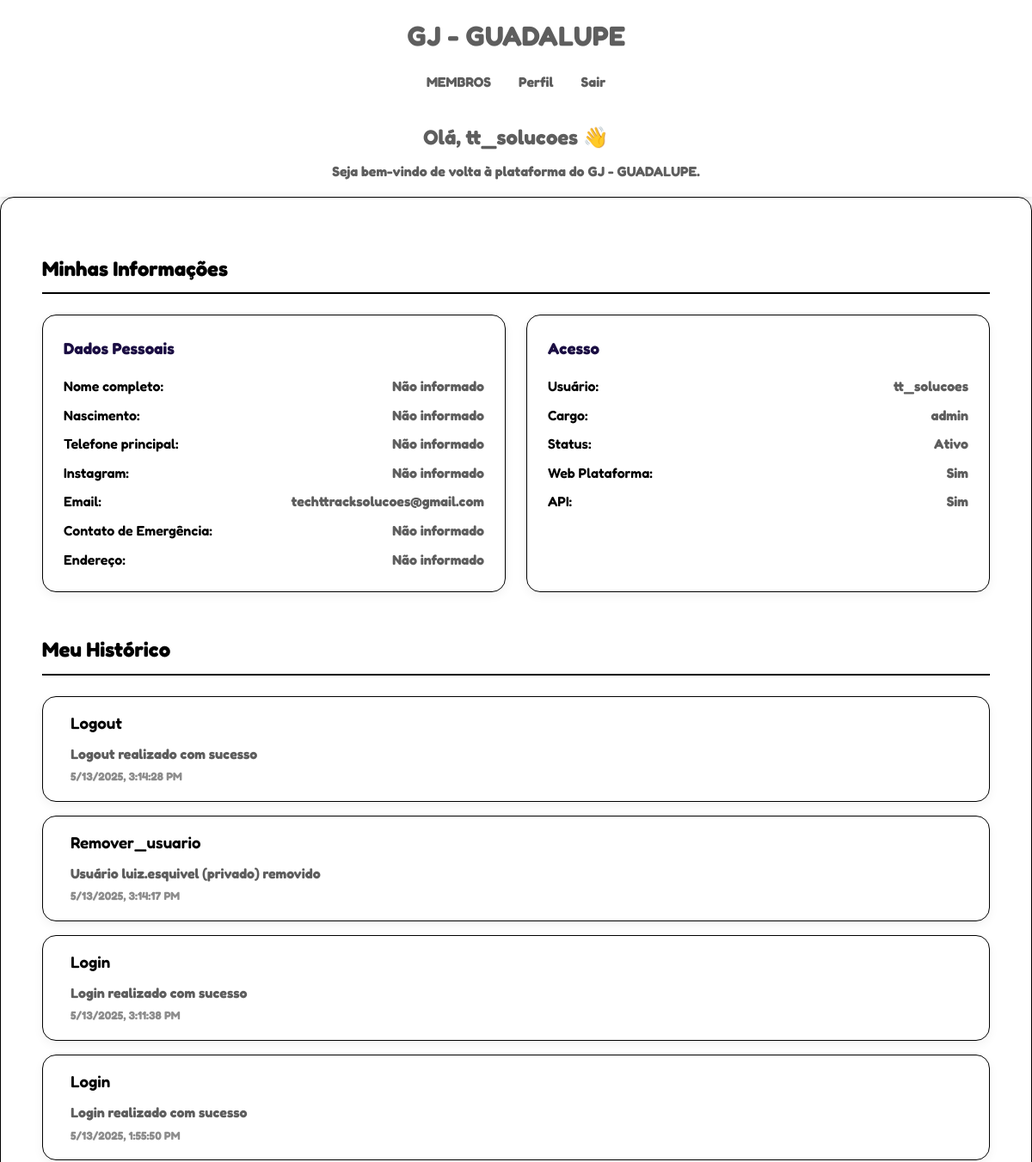
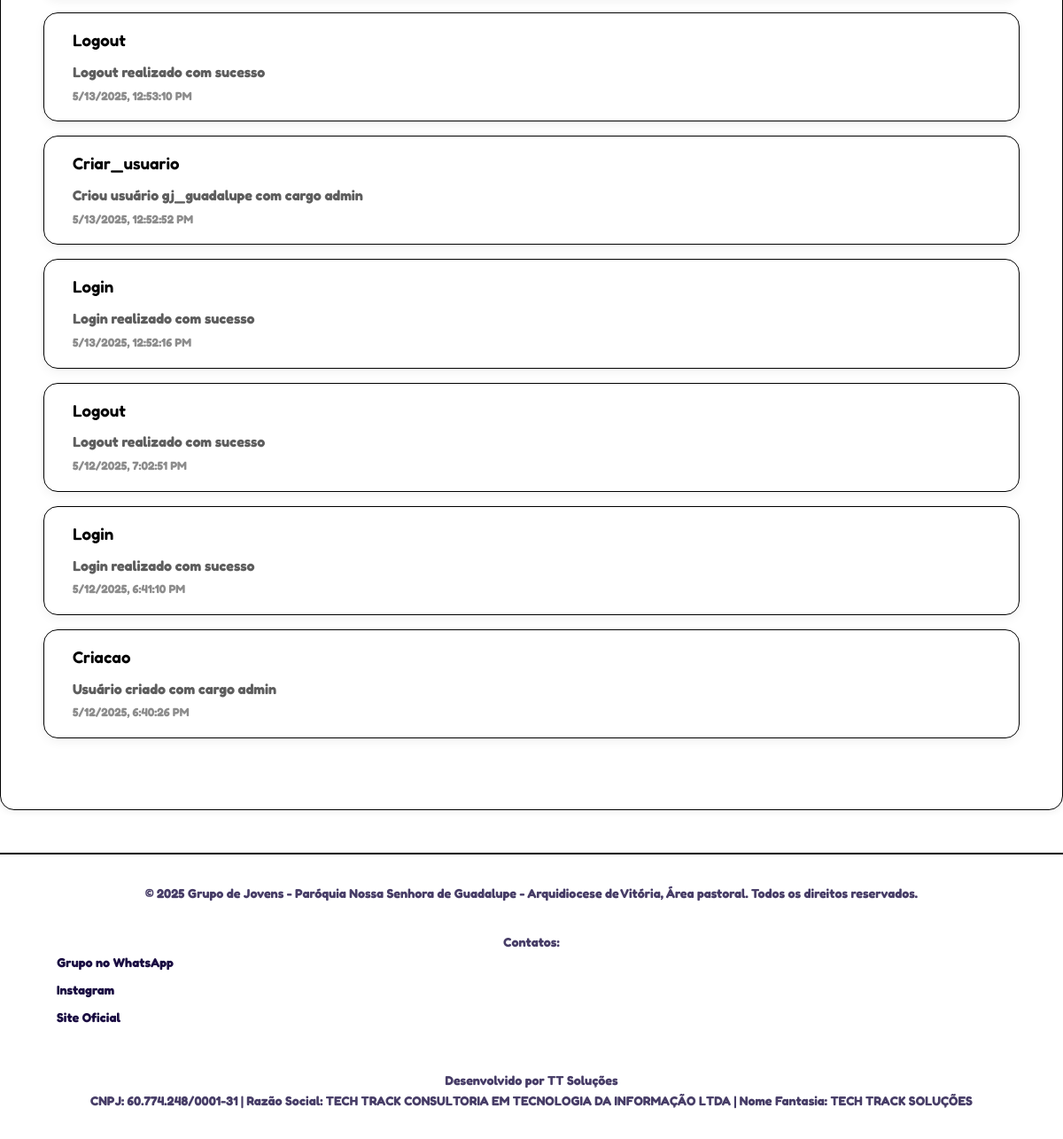
The app's page /perfil (signed in) with its own data (2 pictures, top to bottom).
### tables this page shows
CREATE TABLE usuarios (
    id INTEGER PRIMARY KEY AUTOINCREMENT,
    username TEXT UNIQUE NOT NULL,
    email TEXT NOT NULL,
    senha_hash TEXT NOT NULL,
    cargo TEXT NOT NULL DEFAULT 'user',
    acesso_api BOOLEAN DEFAULT FALSE,
    criado_em TIMESTAMP DEFAULT CURRENT_TIMESTAMP
, nome_completo TEXT, telefone TEXT, instagram TEXT, contato_emergencia TEXT, data_nascimento TEXT, endereco TEXT);

CREATE TABLE logs_usuarios (
    id INTEGER PRIMARY KEY AUTOINCREMENT,
    usuario_id INTEGER NOT NULL,
    acao TEXT NOT NULL,
    detalhes TEXT,
    data_hora TIMESTAMP DEFAULT CURRENT_TIMESTAMP,
    FOREIGN KEY (usuario_id) REFERENCES usuarios(id)
);

### app/routes/perfil.py (the view)
@app.route('/perfil')
def perfil():
    if 'user' not in session:
        return render_template('pages/public/home.html')
    username = session['user']['username']
    user_data = detalhar_usuario(username)
    print(user_data)
    user_logs = log_usuario(username)
    print(user_logs)
    return render_template('pages/private/perfil.html', user=user_data, logs=user_logs)

### app/routes/geral.py (called while the page is built)
@app.context_processor
def inject_now():
    if 'user' not in session:
        user = { 'is_authenticated': False }
    else:
        user = { 'is_authenticated': True }
    return {'now': datetime.now(), 'current_user': user}

### config/database/config/functions_db.py (called while the page is built)
def conectar_banco() -> sqlite3.Connection:
    from config.models.paths import path_data_base
    import os
    path_db = os.path.join(path_data_base, 'site_gj.db')
    try:
        conn = sqlite3.connect(path_db)
        return conn
    except sqlite3.Error as e:
        raise Exception(f"Erro ao conectar ao banco: {e}")

def executar_sql(sql: str) -> Union[str, list]:
    conn = conectar_banco()
    cursor = conn.cursor()
    try:
        cursor.execute(sql)
        if cursor.description:
            resultado = cursor.fetchall()
        else:
            conn.commit()
            resultado = "Sucesso ao executar"
        return resultado
    except sqlite3.Error as e:
        conn.rollback()
        raise Exception(f"Erro ao executar SQL: {e}")
    finally:
        cursor.close()
        conn.close()

### utils/modules/usuarios/functions.py (called while the page is built)
def log_usuario(username: str) -> List[Dict[str, Union[str, int]]]:
    query = f"""
SELECT l.acao, l.detalhes, l.data_hora
FROM logs_usuarios l
JOIN usuarios u ON l.usuario_id = u.id
WHERE u.username = '{username}'
ORDER BY l.data_hora DESC
    """
    resultados = executar_sql(query)
    return [{
        'acao': row[0],
        'detalhes': row[1],
        'data_hora': row[2]
    } for row in resultados]

### app/templates/pages/private/perfil.html (shortened to what this page needs)
{% extends "base.html" %}
{% from "macros/cards.jinja2" import info_card %}
{% block css %}
<link rel="stylesheet" href="{{ url_for('static', filename='css/pages/perfil.css') }}">
{% endblock %}
{% block content %}
<div class="profile-container">
    <section class="profile-section">
        <h2 class="section-title">Minhas Informações</h2>
        <div class="profile-grid">
            {{ info_card(
                title="Dados Pessoais",
                items=[
                    ('Nome completo', user.nome_completo or 'Não informado'),
                    ('Nascimento', user.data_nascimento or 'Não informado'),
                    ('Telefone principal', user.telefone or 'Não informado'),
                    ('Instagram', user.instagram or 'Não informado'),
                    ('Email', user.email),
                    ('Contato de Emergência', user.contato_emergencia or 'Não informado'),
                    ('Endereço', user.endereco or 'Não informado'),
                ]
            ) }}
            {{ info_card(
                title="Acesso",
                items=[
                    ('Usuário', user.username),
                    ('Cargo', user.cargo),
                    ('Status', 'Ativo'),
                    ('Web Plataforma', 'Sim'),
                    ('API', 'Sim' if user.acesso_api else 'Não')
                ]
            ) }}
        </div>
    </section>
    <section class="history-section">
        <h2 class="section-title">Meu Histórico</h2>
        <div class="history-list">
            {% for log in logs %}
                {% include 'components/log-card.html' %}
            {% endfor %}
        </div>
    </section>
{% endblock %}

### app/templates/base.html (shortened to what this page needs)
<!DOCTYPE html>
<html lang="pt-BR">
<head>
    <link rel="stylesheet" href="{{ url_for('static', filename='css/main.css') }}">
    <link rel="stylesheet" href="{{ url_for('static', filename='css/components/header.css') }}">
    <link rel="stylesheet" href="{{ url_for('static', filename='css/components/form.css') }}">
    <link rel="stylesheet" href="{{ url_for('static', filename='css/components/footer.css') }}">
    {% block css %}{% endblock %}
</head>
<body>
    {% include 'components/header.html' %}
    <main class="main-content">
        {% block content %}{% endblock %}
    </main>
    {% include 'components/footer.html' %}
</body>
</html>

### app/templates/macros/cards.jinja2
{% macro info_card(title, items) %}
<div class="info-card">
    <h3>{{ title }}</h3>
    <div class="info-list">
        {% for label, value in items %}
        <div class="info-item">
            <span class="info-label">{{ label }}:</span>
            <span class="info-value">{{ value }}</span>
        </div>
        {% endfor %}
    </div>
</div>
{% endmacro %}

### app/templates/components/header.html (shortened to what this page needs)
<header class="main-header">
    <div class="header-container">
        <div class="brand">
            <a href="/index">GJ - GUADALUPE</a>
        </div>
        <nav class="main-nav">
            <ul>
                {% if current_user.is_authenticated %}
                    <li><a href="/membros" title="Ir para membros">MEMBROS</a></li>
                    <li><a href="/perfil" title="Ir para perfil do sistema">Perfil</a></li>
                    <li><a href="/logout" title="Deslogar do sistema">Sair</a></li>
                {% else %}
                    <li><a href="/login" title="Realizar Login">Login</a></li>
                {% endif %}
            </ul>
        </nav>
        <div class="header-intro">
            {% if current_user.is_authenticated %}
                <h2 class="dashboard-title">Olá, {{ session.user.username }} 👋</h2>
                <p class="dashboard-subtext">Seja bem-vindo de volta à plataforma do GJ - GUADALUPE.</p>
            {% else %}
                <h2 class="public-title">Entre para mais recursos</h2>
                <p class="public-subtext">Crie uma conta ou faça login para ter acesso completo ao sistema.</p>
            {% endif %}
        </div>
    </div>
</header>

### app/templates/components/log-card.html (shortened to what this page needs)
<div class="log-card">
    <div class="log-details">
        <h3 class="log-title">{{ log.acao|title }}</h3>
        <p class="log-description">{{ log.detalhes }}</p>
        <small class="log-date">{{ log.data_hora }}</small>
    </div>
</div>

### app/templates/components/footer.html
<footer class="main-footer">
    <div class="footer-container">
        <p>
            &copy; {{ now.year }} Grupo de Jovens - Paróquia Nossa Senhora de Guadalupe - Arquidiocese de Vitória, Área pastoral. Todos os direitos reservados.
        </p>
        <div class="footer-contacts mt-1">
            <p><strong>Contatos:</strong></p>
            <ul>
                <li><a href="https://site-ttsolucoes.onrender.com/" target="_blank">Grupo no WhatsApp</a></li>
                <li><a href="https://www.instagram.com/gj.nsguadalupe/" target="_blank">Instagram</a></li>
                <li><a href="https://gj-guadalupe.onrender.com/" target="_blank">Site Oficial</a></li>
            </ul>
        </div>
        <div class="footer-credits mt-2">
            <p>
                Desenvolvido por
                <a href="https://site-ttsolucoes.onrender.com/" target="_blank" title="Site da TT Soluções">
                    TT Soluções
                </a>
                <br>
                CNPJ: 60.774.248/0001-31 |
                Razão Social: TECH TRACK CONSULTORIA EM TECNOLOGIA DA INFORMAÇÃO LTDA |
                Nome Fantasia: TECH TRACK SOLUÇÕES
            </p>
        </div>
    </div>
</footer>

### app/static/css/main.css (style rules this page uses)
:root { --text-color: #1A0D42; --background-color: #FFFFFF; --border-color: #000000; --primary-color: #1A0D42; --secondary-color: #34D399; --accent-color: #F59E0B; --danger-color: #EF4444; --success-color: #10B981; --info-color: #60A5FA; --warning-color: #FBBF24; --text-dark: #000000; --text-light: #5E5E5E; --background-soft: #F7F7F7; --background-card: #FFFFFF; --btn-primary-bg: var(--primary-color); --btn-primary-text: #ffffff; --btn-secondary-bg: var(--secondary-color); --btn-secondary-text: #ffffff; --modal-bg: rgba(0, 0, 0, 0.6); --modal-content-bg: #fff; --spacing-unit: 1rem; }
* { margin: 0; padding: 0; box-sizing: border-box; }
a { color: var(--primary-color); text-decoration: none; transition: color 0.3s ease; }
body { font-family: 'Fredoka', sans-serif; font-weight: bold; line-height: 1.6; color: var(--text-color); background-color: var(--background-color); }
.main-content { min-height: 80vh; padding: 2rem; max-width: 1200px; margin: 0 auto; background-color: var(--background-card); border: 1px solid var(--border-color); border-radius: 1rem; box-shadow: 0 0 10px rgba(0,0,0,0.1); }
.mt-1 { margin-top: 0.5rem; }
.mt-2 { margin-top: 1rem; }

### app/static/css/components/header.css (style rules this page uses)
.main-header { background-color: var(--dark-color); color: var(--text-light); padding: 1rem 0; box-shadow: 0 2px 5px rgba(0,0,0,0.1); }
.header-container { max-width: 1200px; margin: 0 auto; padding: 0 2rem; display: flex; flex-direction: column; align-items: center; text-align: center; }
.brand a { color: var(--text-light); text-decoration: none; font-size: 2rem; font-weight: bold; }
.main-nav ul { display: flex; flex-wrap: wrap; list-style: none; justify-content: center; padding: 0; margin: 1rem 0; }
.main-nav li { margin: 0 1rem; }
.main-nav a { color: var(--text-light); text-decoration: none; font-size: 1rem; transition: color 0.3s; }
.header-intro { margin-top: 0.5rem; }
.dashboard-title, .public-title { font-size: 1.5rem; margin: 0.5rem 0; }
.dashboard-subtext, .public-subtext { font-size: 1rem; margin: 0; }

### app/static/css/components/footer.css (style rules this page uses)
.main-footer { background-color: var(--dark-color); color: var(--text-light); padding: 2rem 0; margin-top: 3rem; font-size: 0.9rem; }
.footer-container { max-width: 1200px; margin: 0 auto; padding: 0 2rem; display: flex; flex-direction: column; gap: 1.5rem; }
.main-footer p { margin: 0; opacity: 0.8; text-align: center; }
.main-footer { background-color: var(--background-soft); color: var(--text-color); padding: 2rem; font-size: 0.9rem; border-top: 2px solid var(--border-color); }
.footer-container { max-width: 1200px; margin: 0 auto; }
.footer-contacts ul { list-style: none; padding: 0; }
.footer-contacts li { margin-bottom: 0.5rem; }
.footer-contacts a, .footer-credits a { color: var(--primary-color); font-weight: bold; transition: color 0.3s; }
@media (prefers-color-scheme: light) { .main-footer { background-color: var(--light-color); color: var(--dark-color); } }

### app/static/css/pages/perfil.css (style rules this page uses)
.profile-container { max-width: 1200px; margin: 2rem auto; padding: 0 1rem; }
.profile-section, .history-section { margin-bottom: 3rem; }
.section-title { color: var(--text-dark); margin-bottom: 1.5rem; padding-bottom: 0.5rem; border-bottom: 2px solid var(--border-color); }
.profile-grid { display: grid; grid-template-columns: repeat(auto-fit, minmax(300px, 1fr)); gap: 1.5rem; }
.info-card { background-color: var(--background-card); border: 1px solid var(--border-color); border-radius: 1rem; padding: 1.5rem; box-shadow: 0 4px 12px rgba(0, 0, 0, 0.05); }
.info-card h3 { color: var(--primary-color); margin-bottom: 1rem; }
.info-list { display: flex; flex-direction: column; gap: 0.5rem; }
.info-item { display: flex; justify-content: space-between; color: var(--text-dark); }
.info-label { font-weight: 600; color: var(--text-dark); }
.info-value { color: var(--text-light); }
.history-list { display: flex; flex-direction: column; gap: 1rem; }
.log-card { display: flex; align-items: flex-start; gap: 1rem; background-color: var(--background-card); padding: 1rem; border: 1px solid var(--border-color); border-radius: 1rem; box-shadow: 0 4px 12px rgba(0, 0, 0, 0.05); transition: transform 0.3s ease, box-shadow 0.3s ease; }
.log-details { flex: 1; }
.log-title { margin: 0 0 0.5rem 0; color: var(--text-dark); font-weight: 600; }
.log-description { margin: 0; color: var(--text-light); }
.log-date { color: var(--text-light); opacity: 0.7; }

### records on screen
usuarios: user.username "tt_solucoes", label "Email", email "techttracksolucoes@gmail.com", label "Usuário", username "tt_solucoes", label "Cargo", cargo "admin"
logs_usuarios: acao "Logout", detalhes "Logout realizado com sucesso"
logs_usuarios: acao "Remover_usuario", detalhes "Usuário luiz.esquivel (privado) removido"
logs_usuarios: acao "Login", detalhes "Login realizado com sucesso"
logs_usuarios: acao "Login", detalhes "Login realizado com sucesso"
logs_usuarios: acao "Logout", detalhes "Logout realizado com sucesso"
logs_usuarios: acao "Criar_usuario", detalhes "Criou usuário gj_guadalupe com cargo admin"
logs_usuarios: acao "Login", detalhes "Login realizado com sucesso"
logs_usuarios: acao "Logout", detalhes "Logout realizado com sucesso"
logs_usuarios: acao "Login", detalhes "Login realizado com sucesso"
logs_usuarios: acao "Criacao", detalhes "Usuário criado com cargo admin"

### other values on screen
{{ title }} "Dados Pessoais Acesso"
{{ label }} "Nome completo" "Nascimento" "Telefone principal" "Instagram" "Contato de Emergência" "Endereço" "Status" "Web Plataforma" "API"
{{ value }} "Não informado" "Não informado" "Não informado" "Não informado" "Não informado" "Não informado" "Ativo" "Sim" "Sim"
